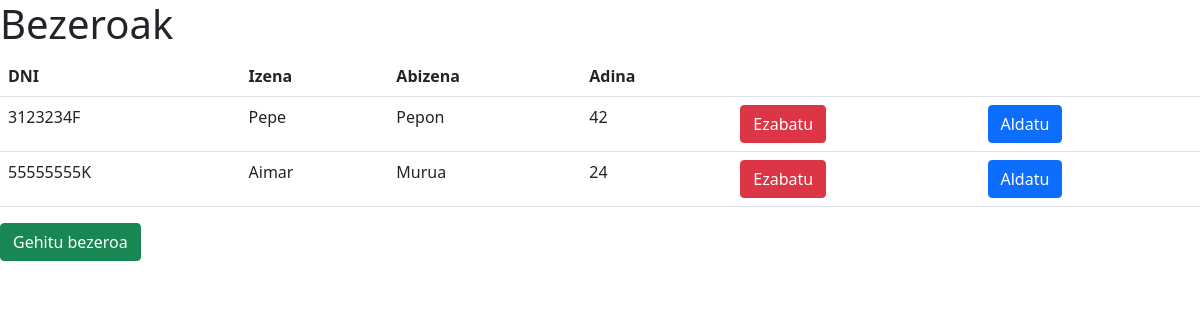
Page /bezeroak/ on the committed database.
### kotxea/models.py (models this page shows, shortened)
class Bezeroa(models.Model):
    dni = models.CharField(max_length=50,primary_key=True)
    izena = models.CharField(max_length=50)
    abizena = models.CharField(max_length=50)
    adina = models.IntegerField(validators=[
        MinValueValidator(0)])

### kotxea/views.py (the view)
# urls.py: path('bezeroak/',views.bezeroak,name='bezeroak'),
def bezeroak(request):
    bezeroak = Bezeroa.objects.all
    return render(request, 'bezeroak.html',{'bezeroak':bezeroak})

### kotxea/templates/bezeroak.html (shortened to what this page needs)
<!DOCTYPE html>
<html lang="en">
<head>
    <link
      href="https://cdn.jsdelivr.net/npm/bootstrap@5.0.2/dist/css/bootstrap.min.css"
      rel="stylesheet"
    />
</head>
<body>
    <h1>Bezeroak</h1>
    <table class="table">
        <tr>
            <th>DNI</th>
            <th>Izena</th>
            <th>Abizena</th>
            <th>Adina</th>
            <th></th>
            <th></th>
        </tr>
        {% for bezero in bezeroak %}
        <tr>
            <td>{{bezero.dni}}</td>
            <td>{{bezero.izena}}</td>
            <td>{{bezero.abizena}}</td>
            <td>{{bezero.adina}}</td>
            <td><a class="btn btn-danger" href="ezabatubezero/{{bezero.dni}}">Ezabatu</a></td>
            <td><a class="btn btn-primary" href="eguneratubezero/{{bezero.dni}}">Aldatu</a></td>
        </tr>
        {% endfor%}
    </table>
    <a class="btn btn-success" href="gehitubezeroa/">Gehitu bezeroa</a>
</body>
</html>

### rows in the picture
Bezeroa: dni "3123234F", izena "Pepe", abizena "Pepon", adina "42"
Bezeroa: dni "55555555K", izena "Aimar", abizena "Murua", adina "24"
